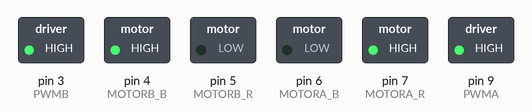
The sketch below on a simulated Arduino Uno, built with avr-gcc and run on an emulated ATmega328P. On the bench: switched loads named in the sketch (green lamp = pin HIGH).

Above: at 0.1 s.
Timing chart, 0 to 1.6 s (numbered marks = the images above):
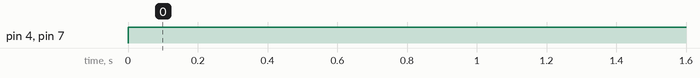

Measured:
- by itself, pin 4 (MOTORB_B), pin 7 (MOTORA_R): LOW → HIGH at 0.00 s

The sketch:

testing.ino
```cpp
int MOTORA_R = 7;
int MOTORA_B=6;
int MOTORB_R=5;
int MOTORB_B=4;
int PWMA=9;
int PWMB=3;
void setup() {
pinMode(MOTORA_R, OUTPUT);
pinMode(MOTORA_B, OUTPUT);
pinMode(MOTORB_R, OUTPUT);
pinMode(MOTORB_B, OUTPUT);
pinMode(PWMA, OUTPUT);
pinMode(PWMB, OUTPUT);
digitalWrite(PWMA, HIGH);
digitalWrite(PWMB, HIGH);
} void loop() {

//FORWARD
digitalWrite(MOTORA_R,  HIGH);
digitalWrite(MOTORA_B, LOW);
digitalWrite(MOTORB_R, LOW);
digitalWrite(MOTORB_B, HIGH);
}
```
